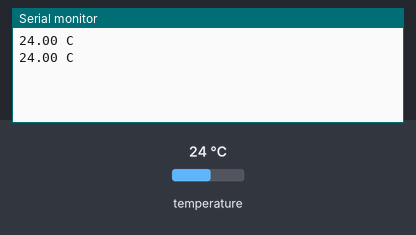
This sketch was run on a simulated Arduino Uno, built with avr-gcc and run on an emulated ATmega328P. Parts: the last lines printed to the serial monitor. Inputs (shaded band) come from the test bench; at power-on: temperature 24 °C.

Above: at 3.3 s.
3.4 s: temperature set to 12 °C
At 4.6 s:
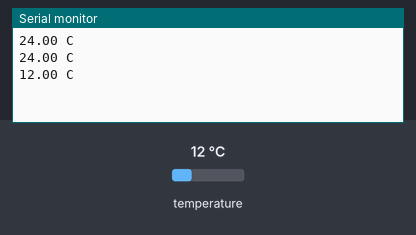
5.9 s: temperature set to 19 °C
At 7.1 s:
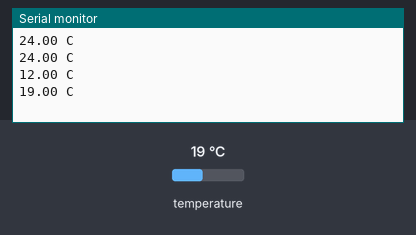
Timing chart, 0 to 8.9 s (numbered marks = the images above; inputs shaded):
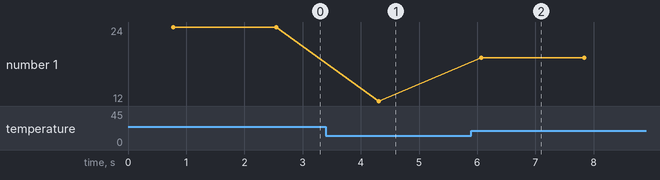

The sketch:

KY_001.ino
```cpp
#include<OneWire.h>   //Se incluyen las librerías de onewire y dallas temperature, de la cual reduce el codigo
#include<DallasTemperature.h>
const int  pin =2;    //Está en el pin 2
OneWire Bus(pin);   //Se declara un objeto denominado "Bus" donde sus parametros son el pin
DallasTemperature sensor(&Bus);   //Se instancia el "sensor" y se le da el bus
void setup() {
  Serial.begin(9600);   //Se inicializa el monitor serie
  sensor.begin(); //El sensor comienza
}

void loop() {
  sensor.requestTemperatures();   //El objeto sensor pide la temperatura
  float Temp = sensor.getTempCByIndex(0);   //Se cera una variable de la cual consigue el indice de temperatura
  Serial.print(Temp);   //Se imprimer la temperatura
  Serial.println(" C");   //Se imprime el"c"
  delay(1000);    //Una demor de 1 segundo1
}
```

Measured:
- after the input at 3.4 s, the serial monitor: prints a new line after 0.91 s (image 1)
- after the input at 5.9 s, the serial monitor: prints a new line after 0.17 s (image 2)
- plotted number 1: 24 → 12 after the input at 3.4 s, 12 → 19 after the input at 5.9 s
